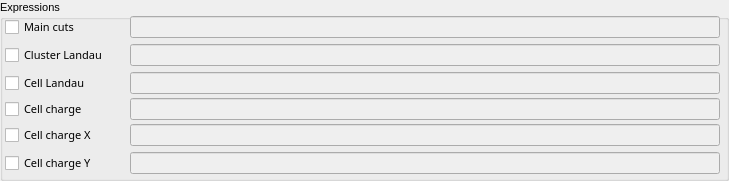
    <widget class="QGroupBox" name="groupBox_8">
     <property name="geometry">
      <rect>
       <x>4</x>
       <y>4</y>
       <width>729</width>
       <height>181</height>
      </rect>
     </property>
     <property name="font">
      <font>
       <pointsize>8</pointsize>
      </font>
     </property>
     <property name="title">
      <string>Expressions</string>
     </property>
     <widget class="customLineEdit" name="chargeCuts5LE">
      <property name="enabled">
       <bool>false</bool>
      </property>
      <property name="geometry">
       <rect>
        <x>130</x>
        <y>44</y>
        <width>590</width>
        <height>22</height>
       </rect>
      </property>
      <property name="palette">
       <palette>
        <active>
         <colorrole role="Text">
          <brush brushstyle="SolidPattern">
           <color alpha="255">
            <red>0</red>
            <green>0</green>
            <blue>255</blue>
           </color>
          </brush>
         </colorrole>
        </active>
        <inactive>
         <colorrole role="Text">
          <brush brushstyle="SolidPattern">
           <color alpha="255">
            <red>0</red>
            <green>0</green>
            <blue>255</blue>
           </color>
          </brush>
         </colorrole>
        </inactive>
        <disabled>
         <colorrole role="Text">
          <brush brushstyle="SolidPattern">
           <color alpha="255">
            <red>118</red>
            <green>118</green>
            <blue>117</blue>
           </color>
          </brush>
         </colorrole>
        </disabled>
       </palette>
      </property>
      <property name="font">
       <font>
        <weight>75</weight>
        <bold>true</bold>
       </font>
      </property>
      <property name="toolTip">
       <string>&lt;!DOCTYPE HTML PUBLIC &quot;-//W3C//DTD HTML 4.0//EN&quot; &quot;http://www.w3.org/TR/REC-html40/strict.dtd&quot;&gt;
&lt;html&gt;&lt;head&gt;&lt;meta name=&quot;qrichtext&quot; content=&quot;1&quot; /&gt;&lt;style type=&quot;text/css&quot;&gt;
p, li { white-space: pre-wrap; }
&lt;/style&gt;&lt;/head&gt;&lt;body style=&quot; font-family:'Sans Serif'; font-size:9pt; font-weight:400; font-style:normal;&quot;&gt;
&lt;table style=&quot;-qt-table-type: root; margin-top:4px; margin-bottom:4px; margin-left:4px; margin-right:4px;&quot;&gt;
&lt;tr&gt;
&lt;td style=&quot;border: none;&quot;&gt;
&lt;p align=&quot;center&quot; style=&quot; margin-top:0px; margin-bottom:0px; margin-left:0px; margin-right:0px; -qt-block-indent:0; text-indent:0px;&quot;&gt;&lt;span style=&quot; font-size:18pt; font-weight:600; text-decoration: underline; color:#0000ff;&quot;&gt;ROOT filename&lt;/span&gt;&lt;/p&gt;
&lt;p style=&quot;-qt-paragraph-type:empty; margin-top:0px; margin-bottom:0px; margin-left:0px; margin-right:0px; -qt-block-indent:0; text-indent:0px;&quot;&gt;&lt;/p&gt;
&lt;p style=&quot; margin-top:0px; margin-bottom:0px; margin-left:0px; margin-right:0px; -qt-block-indent:0; text-indent:0px;&quot;&gt;The full path of the selected ROOT&lt;/p&gt;
&lt;p style=&quot; margin-top:0px; margin-bottom:0px; margin-left:0px; margin-right:0px; -qt-block-indent:0; text-indent:0px;&quot;&gt;input data file (these files contain&lt;/p&gt;
&lt;p style=&quot; margin-top:0px; margin-bottom:0px; margin-left:0px; margin-right:0px; -qt-block-indent:0; text-indent:0px;&quot;&gt;event objects).&lt;/p&gt;&lt;/td&gt;&lt;/tr&gt;&lt;/table&gt;&lt;/body&gt;&lt;/html&gt;</string>
      </property>
      <property name="text">
       <string/>
      </property>
      <property name="readOnly">
       <bool>false</bool>
      </property>
     </widget>
     <widget class="customLineEdit" name="chargeCuts3LE">
      <property name="enabled">
       <bool>false</bool>
      </property>
      <property name="geometry">
       <rect>
        <x>130</x>
        <y>124</y>
        <width>590</width>
        <height>22</height>
       </rect>
      </property>
      <property name="palette">
       <palette>
        <active>
         <colorrole role="Text">
          <brush brushstyle="SolidPattern">
           <color alpha="255">
            <red>0</red>
            <green>0</green>
            <blue>255</blue>
           </color>
          </brush>
         </colorrole>
        </active>
        <inactive>
         <colorrole role="Text">
          <brush brushstyle="SolidPattern">
           <color alpha="255">
            <red>0</red>
            <green>0</green>
            <blue>255</blue>
           </color>
          </brush>
         </colorrole>
        </inactive>
        <disabled>
         <colorrole role="Text">
          <brush brushstyle="SolidPattern">
           <color alpha="255">
            <red>118</red>
            <green>118</green>
            <blue>117</blue>
           </color>
          </brush>
         </colorrole>
        </disabled>
       </palette>
      </property>
      <property name="font">
       <font>
        <weight>75</weight>
        <bold>true</bold>
       </font>
      </property>
      <property name="toolTip">
       <string>&lt;!DOCTYPE HTML PUBLIC &quot;-//W3C//DTD HTML 4.0//EN&quot; &quot;http://www.w3.org/TR/REC-html40/strict.dtd&quot;&gt;
&lt;html&gt;&lt;head&gt;&lt;meta name=&quot;qrichtext&quot; content=&quot;1&quot; /&gt;&lt;style type=&quot;text/css&quot;&gt;
p, li { white-space: pre-wrap; }
&lt;/style&gt;&lt;/head&gt;&lt;body style=&quot; font-family:'Sans Serif'; font-size:9pt; font-weight:400; font-style:normal;&quot;&gt;
&lt;table style=&quot;-qt-table-type: root; margin-top:4px; margin-bottom:4px; margin-left:4px; margin-right:4px;&quot;&gt;
&lt;tr&gt;
&lt;td style=&quot;border: none;&quot;&gt;
&lt;p align=&quot;center&quot; style=&quot; margin-top:0px; margin-bottom:0px; margin-left:0px; margin-right:0px; -qt-block-indent:0; text-indent:0px;&quot;&gt;&lt;span style=&quot; font-size:18pt; font-weight:600; text-decoration: underline; color:#0000ff;&quot;&gt;ROOT filename&lt;/span&gt;&lt;/p&gt;
&lt;p style=&quot;-qt-paragraph-type:empty; margin-top:0px; margin-bottom:0px; margin-left:0px; margin-right:0px; -qt-block-indent:0; text-indent:0px;&quot;&gt;&lt;/p&gt;
&lt;p style=&quot; margin-top:0px; margin-bottom:0px; margin-left:0px; margin-right:0px; -qt-block-indent:0; text-indent:0px;&quot;&gt;The full path of the selected ROOT&lt;/p&gt;
&lt;p style=&quot; margin-top:0px; margin-bottom:0px; margin-left:0px; margin-right:0px; -qt-block-indent:0; text-indent:0px;&quot;&gt;input data file (these files contain&lt;/p&gt;
&lt;p style=&quot; margin-top:0px; margin-bottom:0px; margin-left:0px; margin-right:0px; -qt-block-indent:0; text-indent:0px;&quot;&gt;event objects).&lt;/p&gt;&lt;/td&gt;&lt;/tr&gt;&lt;/table&gt;&lt;/body&gt;&lt;/html&gt;</string>
      </property>
      <property name="text">
       <string/>
      </property>
      <property name="readOnly">
       <bool>false</bool>
      </property>
     </widget>
     <widget class="QCheckBox" name="chargeMainCutsCB">
      <property name="geometry">
       <rect>
        <x>5</x>
        <y>16</y>
        <width>120</width>
        <height>22</height>
       </rect>
      </property>
      <property name="font">
       <font>
        <family>Sans Serif</family>
        <pointsize>8</pointsize>
        <weight>50</weight>
        <bold>false</bold>
       </font>
      </property>
      <property name="text">
       <string>Main cuts</string>
      </property>
     </widget>
     <widget class="customLineEdit" name="chargeMainCutsLE">
      <property name="enabled">
       <bool>false</bool>
      </property>
      <property name="geometry">
       <rect>
        <x>130</x>
        <y>16</y>
        <width>590</width>
        <height>22</height>
       </rect>
      </property>
      <property name="palette">
       <palette>
        <active>
         <colorrole role="Text">
          <brush brushstyle="SolidPattern">
           <color alpha="255">
            <red>0</red>
            <green>0</green>
            <blue>255</blue>
           </color>
          </brush>
         </colorrole>
        </active>
        <inactive>
         <colorrole role="Text">
          <brush brushstyle="SolidPattern">
           <color alpha="255">
            <red>0</red>
            <green>0</green>
            <blue>255</blue>
           </color>
          </brush>
         </colorrole>
        </inactive>
        <disabled>
         <colorrole role="Text">
          <brush brushstyle="SolidPattern">
           <color alpha="255">
            <red>118</red>
            <green>118</green>
            <blue>117</blue>
           </color>
          </brush>
         </colorrole>
        </disabled>
       </palette>
      </property>
      <property name="font">
       <font>
        <weight>75</weight>
        <bold>true</bold>
       </font>
      </property>
      <property name="toolTip">
       <string>&lt;!DOCTYPE HTML PUBLIC &quot;-//W3C//DTD HTML 4.0//EN&quot; &quot;http://www.w3.org/TR/REC-html40/strict.dtd&quot;&gt;
&lt;html&gt;&lt;head&gt;&lt;meta name=&quot;qrichtext&quot; content=&quot;1&quot; /&gt;&lt;style type=&quot;text/css&quot;&gt;
p, li { white-space: pre-wrap; }
&lt;/style&gt;&lt;/head&gt;&lt;body style=&quot; font-family:'Sans Serif'; font-size:9pt; font-weight:400; font-style:normal;&quot;&gt;
&lt;table style=&quot;-qt-table-type: root; margin-top:4px; margin-bottom:4px; margin-left:4px; margin-right:4px;&quot;&gt;
&lt;tr&gt;
&lt;td style=&quot;border: none;&quot;&gt;
&lt;p align=&quot;center&quot; style=&quot; margin-top:0px; margin-bottom:0px; margin-left:0px; margin-right:0px; -qt-block-indent:0; text-indent:0px;&quot;&gt;&lt;span style=&quot; font-size:18pt; font-weight:600; text-decoration: underline; color:#0000ff;&quot;&gt;ROOT filename&lt;/span&gt;&lt;/p&gt;
&lt;p style=&quot;-qt-paragraph-type:empty; margin-top:0px; margin-bottom:0px; margin-left:0px; margin-right:0px; -qt-block-indent:0; text-indent:0px;&quot;&gt;&lt;/p&gt;
&lt;p style=&quot; margin-top:0px; margin-bottom:0px; margin-left:0px; margin-right:0px; -qt-block-indent:0; text-indent:0px;&quot;&gt;The full path of the selected ROOT&lt;/p&gt;
&lt;p style=&quot; margin-top:0px; margin-bottom:0px; margin-left:0px; margin-right:0px; -qt-block-indent:0; text-indent:0px;&quot;&gt;input data file (these files contain&lt;/p&gt;
&lt;p style=&quot; margin-top:0px; margin-bottom:0px; margin-left:0px; margin-right:0px; -qt-block-indent:0; text-indent:0px;&quot;&gt;event objects).&lt;/p&gt;&lt;/td&gt;&lt;/tr&gt;&lt;/table&gt;&lt;/body&gt;&lt;/html&gt;</string>
      </property>
      <property name="text">
       <string/>
      </property>
      <property name="readOnly">
       <bool>false</bool>
      </property>
     </widget>
     <widget class="customLineEdit" name="chargeCuts2LE">
      <property name="enabled">
       <bool>false</bool>
      </property>
      <property name="geometry">
       <rect>
        <x>130</x>
        <y>98</y>
        <width>590</width>
        <height>22</height>
       </rect>
      </property>
      <property name="palette">
       <palette>
        <active>
         <colorrole role="Text">
          <brush brushstyle="SolidPattern">
           <color alpha="255">
            <red>0</red>
            <green>0</green>
            <blue>255</blue>
           </color>
          </brush>
         </colorrole>
        </active>
        <inactive>
         <colorrole role="Text">
          <brush brushstyle="SolidPattern">
           <color alpha="255">
            <red>0</red>
            <green>0</green>
            <blue>255</blue>
           </color>
          </brush>
         </colorrole>
        </inactive>
        <disabled>
         <colorrole role="Text">
          <brush brushstyle="SolidPattern">
           <color alpha="255">
            <red>118</red>
            <green>118</green>
            <blue>117</blue>
           </color>
          </brush>
         </colorrole>
        </disabled>
       </palette>
      </property>
      <property name="font">
       <font>
        <weight>75</weight>
        <bold>true</bold>
       </font>
      </property>
      <property name="toolTip">
       <string>&lt;!DOCTYPE HTML PUBLIC &quot;-//W3C//DTD HTML 4.0//EN&quot; &quot;http://www.w3.org/TR/REC-html40/strict.dtd&quot;&gt;
&lt;html&gt;&lt;head&gt;&lt;meta name=&quot;qrichtext&quot; content=&quot;1&quot; /&gt;&lt;style type=&quot;text/css&quot;&gt;
p, li { white-space: pre-wrap; }
&lt;/style&gt;&lt;/head&gt;&lt;body style=&quot; font-family:'Sans Serif'; font-size:9pt; font-weight:400; font-style:normal;&quot;&gt;
&lt;table style=&quot;-qt-table-type: root; margin-top:4px; margin-bottom:4px; margin-left:4px; margin-right:4px;&quot;&gt;
&lt;tr&gt;
&lt;td style=&quot;border: none;&quot;&gt;
&lt;p align=&quot;center&quot; style=&quot; margin-top:0px; margin-bottom:0px; margin-left:0px; margin-right:0px; -qt-block-indent:0; text-indent:0px;&quot;&gt;&lt;span style=&quot; font-size:18pt; font-weight:600; text-decoration: underline; color:#0000ff;&quot;&gt;ROOT filename&lt;/span&gt;&lt;/p&gt;
&lt;p style=&quot;-qt-paragraph-type:empty; margin-top:0px; margin-bottom:0px; margin-left:0px; margin-right:0px; -qt-block-indent:0; text-indent:0px;&quot;&gt;&lt;/p&gt;
&lt;p style=&quot; margin-top:0px; margin-bottom:0px; margin-left:0px; margin-right:0px; -qt-block-indent:0; text-indent:0px;&quot;&gt;The full path of the selected ROOT&lt;/p&gt;
&lt;p style=&quot; margin-top:0px; margin-bottom:0px; margin-left:0px; margin-right:0px; -qt-block-indent:0; text-indent:0px;&quot;&gt;input data file (these files contain&lt;/p&gt;
&lt;p style=&quot; margin-top:0px; margin-bottom:0px; margin-left:0px; margin-right:0px; -qt-block-indent:0; text-indent:0px;&quot;&gt;event objects).&lt;/p&gt;&lt;/td&gt;&lt;/tr&gt;&lt;/table&gt;&lt;/body&gt;&lt;/html&gt;</string>
      </property>
      <property name="text">
       <string/>
      </property>
      <property name="readOnly">
       <bool>false</bool>
      </property>
     </widget>
     <widget class="QCheckBox" name="chargeCuts2CB">
      <property name="geometry">
       <rect>
        <x>5</x>
        <y>98</y>
        <width>120</width>
        <height>22</height>
       </rect>
      </property>
      <property name="font">
       <font>
        <family>Sans Serif</family>
        <pointsize>8</pointsize>
        <weight>50</weight>
        <bold>false</bold>
       </font>
      </property>
      <property name="text">
       <string>Cell charge</string>
      </property>
     </widget>
     <widget class="QCheckBox" name="chargeCuts6CB">
      <property name="geometry">
       <rect>
        <x>5</x>
        <y>72</y>
        <width>120</width>
        <height>22</height>
       </rect>
      </property>
      <property name="font">
       <font>
        <family>Sans Serif</family>
        <pointsize>8</pointsize>
        <weight>50</weight>
        <bold>false</bold>
       </font>
      </property>
      <property name="text">
       <string>Cell Landau</string>
      </property>
     </widget>
     <widget class="customLineEdit" name="chargeCuts6LE">
      <property name="enabled">
       <bool>false</bool>
      </property>
      <property name="geometry">
       <rect>
        <x>130</x>
        <y>72</y>
        <width>590</width>
        <height>22</height>
       </rect>
      </property>
      <property name="palette">
       <palette>
        <active>
         <colorrole role="Text">
          <brush brushstyle="SolidPattern">
           <color alpha="255">
            <red>0</red>
            <green>0</green>
            <blue>255</blue>
           </color>
          </brush>
         </colorrole>
        </active>
        <inactive>
         <colorrole role="Text">
          <brush brushstyle="SolidPattern">
           <color alpha="255">
            <red>0</red>
            <green>0</green>
            <blue>255</blue>
           </color>
          </brush>
         </colorrole>
        </inactive>
        <disabled>
         <colorrole role="Text">
          <brush brushstyle="SolidPattern">
           <color alpha="255">
            <red>118</red>
            <green>118</green>
            <blue>117</blue>
           </color>
          </brush>
         </colorrole>
        </disabled>
       </palette>
      </property>
      <property name="font">
       <font>
        <weight>75</weight>
        <bold>true</bold>
       </font>
      </property>
      <property name="toolTip">
       <string>&lt;!DOCTYPE HTML PUBLIC &quot;-//W3C//DTD HTML 4.0//EN&quot; &quot;http://www.w3.org/TR/REC-html40/strict.dtd&quot;&gt;
&lt;html&gt;&lt;head&gt;&lt;meta name=&quot;qrichtext&quot; content=&quot;1&quot; /&gt;&lt;style type=&quot;text/css&quot;&gt;
p, li { white-space: pre-wrap; }
&lt;/style&gt;&lt;/head&gt;&lt;body style=&quot; font-family:'Sans Serif'; font-size:9pt; font-weight:400; font-style:normal;&quot;&gt;
&lt;table style=&quot;-qt-table-type: root; margin-top:4px; margin-bottom:4px; margin-left:4px; margin-right:4px;&quot;&gt;
&lt;tr&gt;
&lt;td style=&quot;border: none;&quot;&gt;
&lt;p align=&quot;center&quot; style=&quot; margin-top:0px; margin-bottom:0px; margin-left:0px; margin-right:0px; -qt-block-indent:0; text-indent:0px;&quot;&gt;&lt;span style=&quot; font-size:18pt; font-weight:600; text-decoration: underline; color:#0000ff;&quot;&gt;ROOT filename&lt;/span&gt;&lt;/p&gt;
&lt;p style=&quot;-qt-paragraph-type:empty; margin-top:0px; margin-bottom:0px; margin-left:0px; margin-right:0px; -qt-block-indent:0; text-indent:0px;&quot;&gt;&lt;/p&gt;
&lt;p style=&quot; margin-top:0px; margin-bottom:0px; margin-left:0px; margin-right:0px; -qt-block-indent:0; text-indent:0px;&quot;&gt;The full path of the selected ROOT&lt;/p&gt;
&lt;p style=&quot; margin-top:0px; margin-bottom:0px; margin-left:0px; margin-right:0px; -qt-block-indent:0; text-indent:0px;&quot;&gt;input data file (these files contain&lt;/p&gt;
&lt;p style=&quot; margin-top:0px; margin-bottom:0px; margin-left:0px; margin-right:0px; -qt-block-indent:0; text-indent:0px;&quot;&gt;event objects).&lt;/p&gt;&lt;/td&gt;&lt;/tr&gt;&lt;/table&gt;&lt;/body&gt;&lt;/html&gt;</string>
      </property>
      <property name="text">
       <string/>
      </property>
      <property name="readOnly">
       <bool>false</bool>
      </property>
     </widget>
     <widget class="QCheckBox" name="chargeCuts3CB">
      <property name="geometry">
       <rect>
        <x>5</x>
        <y>124</y>
        <width>120</width>
        <height>22</height>
       </rect>
      </property>
      <property name="font">
       <font>
        <family>Sans Serif</family>
        <pointsize>8</pointsize>
        <weight>50</weight>
        <bold>false</bold>
       </font>
      </property>
      <property name="text">
       <string>Cell charge X</string>
      </property>
     </widget>
     <widget class="QCheckBox" name="chargeCuts4CB">
      <property name="geometry">
       <rect>
        <x>5</x>
        <y>152</y>
        <width>120</width>
        <height>22</height>
       </rect>
      </property>
      <property name="font">
       <font>
        <family>Sans Serif</family>
        <pointsize>8</pointsize>
        <weight>50</weight>
        <bold>false</bold>
       </font>
      </property>
      <property name="text">
       <string>Cell charge Y</string>
      </property>
     </widget>
     <widget class="QCheckBox" name="chargeCuts5CB">
      <property name="geometry">
       <rect>
        <x>5</x>
        <y>44</y>
        <width>120</width>
        <height>22</height>
       </rect>
      </property>
      <property name="font">
       <font>
        <family>Sans Serif</family>
        <pointsize>8</pointsize>
        <weight>50</weight>
        <bold>false</bold>
       </font>
      </property>
      <property name="text">
       <string>Cluster Landau</string>
      </property>
     </widget>
     <widget class="customLineEdit" name="chargeCuts4LE">
      <property name="enabled">
       <bool>false</bool>
      </property>
      <property name="geometry">
       <rect>
        <x>130</x>
        <y>152</y>
        <width>590</width>
        <height>22</height>
       </rect>
      </property>
      <property name="palette">
       <palette>
        <active>
         <colorrole role="Text">
          <brush brushstyle="SolidPattern">
           <color alpha="255">
            <red>0</red>
            <green>0</green>
            <blue>255</blue>
           </color>
          </brush>
         </colorrole>
        </active>
        <inactive>
         <colorrole role="Text">
          <brush brushstyle="SolidPattern">
           <color alpha="255">
            <red>0</red>
            <green>0</green>
            <blue>255</blue>
           </color>
          </brush>
         </colorrole>
        </inactive>
        <disabled>
         <colorrole role="Text">
          <brush brushstyle="SolidPattern">
           <color alpha="255">
            <red>118</red>
            <green>118</green>
            <blue>117</blue>
           </color>
          </brush>
         </colorrole>
        </disabled>
       </palette>
      </property>
      <property name="font">
       <font>
        <weight>75</weight>
        <bold>true</bold>
       </font>
      </property>
      <property name="toolTip">
       <string>&lt;!DOCTYPE HTML PUBLIC &quot;-//W3C//DTD HTML 4.0//EN&quot; &quot;http://www.w3.org/TR/REC-html40/strict.dtd&quot;&gt;
&lt;html&gt;&lt;head&gt;&lt;meta name=&quot;qrichtext&quot; content=&quot;1&quot; /&gt;&lt;style type=&quot;text/css&quot;&gt;
p, li { white-space: pre-wrap; }
&lt;/style&gt;&lt;/head&gt;&lt;body style=&quot; font-family:'Sans Serif'; font-size:9pt; font-weight:400; font-style:normal;&quot;&gt;
&lt;table style=&quot;-qt-table-type: root; margin-top:4px; margin-bottom:4px; margin-left:4px; margin-right:4px;&quot;&gt;
&lt;tr&gt;
&lt;td style=&quot;border: none;&quot;&gt;
&lt;p align=&quot;center&quot; style=&quot; margin-top:0px; margin-bottom:0px; margin-left:0px; margin-right:0px; -qt-block-indent:0; text-indent:0px;&quot;&gt;&lt;span style=&quot; font-size:18pt; font-weight:600; text-decoration: underline; color:#0000ff;&quot;&gt;ROOT filename&lt;/span&gt;&lt;/p&gt;
&lt;p style=&quot;-qt-paragraph-type:empty; margin-top:0px; margin-bottom:0px; margin-left:0px; margin-right:0px; -qt-block-indent:0; text-indent:0px;&quot;&gt;&lt;/p&gt;
&lt;p style=&quot; margin-top:0px; margin-bottom:0px; margin-left:0px; margin-right:0px; -qt-block-indent:0; text-indent:0px;&quot;&gt;The full path of the selected ROOT&lt;/p&gt;
&lt;p style=&quot; margin-top:0px; margin-bottom:0px; margin-left:0px; margin-right:0px; -qt-block-indent:0; text-indent:0px;&quot;&gt;input data file (these files contain&lt;/p&gt;
&lt;p style=&quot; margin-top:0px; margin-bottom:0px; margin-left:0px; margin-right:0px; -qt-block-indent:0; text-indent:0px;&quot;&gt;event objects).&lt;/p&gt;&lt;/td&gt;&lt;/tr&gt;&lt;/table&gt;&lt;/body&gt;&lt;/html&gt;</string>
      </property>
      <property name="text">
       <string/>
      </property>
      <property name="readOnly">
       <bool>false</bool>
      </property>
     </widget>
    </widget>
